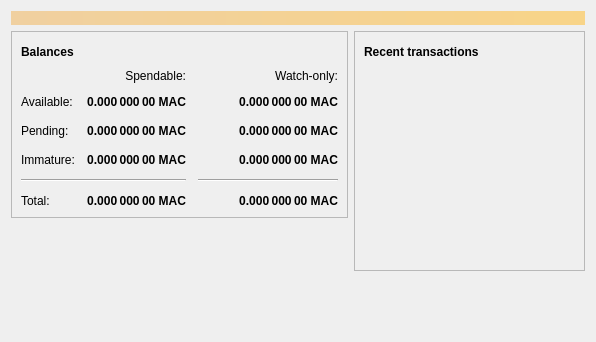
<?xml version="1.0" encoding="UTF-8"?>
<ui version="4.0">
 <class>OverviewPage</class>
 <widget class="QWidget" name="OverviewPage">
  <property name="geometry">
   <rect>
    <x>0</x>
    <y>0</y>
    <width>596</width>
    <height>342</height>
   </rect>
  </property>
  <property name="windowTitle">
   <string>Form</string>
  </property>
  <layout class="QVBoxLayout" name="topLayout">
   <item>
    <widget class="QLabel" name="labelAlerts">
     <property name="visible">
      <bool>false</bool>
     </property>
     <property name="styleSheet">
      <string notr="true">background-color: qlineargradient(x1: 0, y1: 0, x2: 1, y2: 0, stop:0 #F0D0A0, stop:1 #F8D488); color:#000000;</string>
     </property>
     <property name="wordWrap">
      <bool>true</bool>
     </property>
     <property name="margin">
      <number>3</number>
     </property>
    </widget>
   </item>
   <item>
    <layout class="QHBoxLayout" name="horizontalLayout" stretch="1,1">
     <item>
      <layout class="QVBoxLayout" name="verticalLayout_2">
       <item>
        <widget class="QFrame" name="frame">
         <property name="frameShape">
          <enum>QFrame::StyledPanel</enum>
         </property>
         <property name="frameShadow">
          <enum>QFrame::Raised</enum>
         </property>
         <layout class="QVBoxLayout" name="verticalLayout_4">
          <item>
           <layout class="QHBoxLayout" name="horizontalLayout_4">
            <item>
             <widget class="QLabel" name="label_5">
              <property name="font">
               <font>
                <weight>75</weight>
                <bold>true</bold>
               </font>
              </property>
              <property name="text">
               <string>Balances</string>
              </property>
             </widget>
            </item>
            <item>
             <widget class="QPushButton" name="labelWalletStatus">
              <property name="enabled">
               <bool>false</bool>
              </property>
              <property name="maximumSize">
               <size>
                <width>30</width>
                <height>16777215</height>
               </size>
              </property>
              <property name="toolTip">
               <string>The displayed information may be out of date. Your wallet automatically synchronizes with the Machinecoin network after a connection is established, but this process has not completed yet.</string>
              </property>
              <property name="text">
               <string/>
              </property>
              <property name="icon">
               <iconset resource="../machinecoin.qrc">
                <normaloff>:/icons/warning</normaloff>
                <disabledoff>:/icons/warning</disabledoff>:/icons/warning</iconset>
              </property>
              <property name="iconSize">
               <size>
                <width>24</width>
                <height>24</height>
               </size>
              </property>
              <property name="flat">
               <bool>true</bool>
              </property>
             </widget>
            </item>
            <item>
             <spacer name="horizontalSpacer_3">
              <property name="orientation">
               <enum>Qt::Horizontal</enum>
              </property>
              <property name="sizeHint" stdset="0">
               <size>
                <width>40</width>
                <height>20</height>
               </size>
              </property>
             </spacer>
            </item>
           </layout>
          </item>
          <item>
           <layout class="QGridLayout" name="gridLayout">
            <property name="spacing">
             <number>12</number>
            </property>
            <item row="2" column="2">
             <widget class="QLabel" name="labelWatchPending">
              <property name="font">
               <font>
                <weight>75</weight>
                <bold>true</bold>
               </font>
              </property>
              <property name="cursor">
               <cursorShape>IBeamCursor</cursorShape>
              </property>
              <property name="toolTip">
               <string>Unconfirmed transactions to watch-only addresses</string>
              </property>
              <property name="text">
               <string notr="true">0.000 000 00 MAC</string>
              </property>
              <property name="alignment">
               <set>Qt::AlignRight|Qt::AlignTrailing|Qt::AlignVCenter</set>
              </property>
              <property name="textInteractionFlags">
               <set>Qt::LinksAccessibleByMouse|Qt::TextSelectableByKeyboard|Qt::TextSelectableByMouse</set>
              </property>
             </widget>
            </item>
            <item row="2" column="1">
             <widget class="QLabel" name="labelUnconfirmed">
              <property name="font">
               <font>
                <weight>75</weight>
                <bold>true</bold>
               </font>
              </property>
              <property name="cursor">
               <cursorShape>IBeamCursor</cursorShape>
              </property>
              <property name="toolTip">
               <string>Total of transactions that have yet to be confirmed, and do not yet count toward the spendable balance</string>
              </property>
              <property name="text">
               <string notr="true">0.000 000 00 MAC</string>
              </property>
              <property name="alignment">
               <set>Qt::AlignRight|Qt::AlignTrailing|Qt::AlignVCenter</set>
              </property>
              <property name="textInteractionFlags">
               <set>Qt::LinksAccessibleByMouse|Qt::TextSelectableByKeyboard|Qt::TextSelectableByMouse</set>
              </property>
             </widget>
            </item>
            <item row="3" column="2">
             <widget class="QLabel" name="labelWatchImmature">
              <property name="font">
               <font>
                <weight>75</weight>
                <bold>true</bold>
               </font>
              </property>
              <property name="cursor">
               <cursorShape>IBeamCursor</cursorShape>
              </property>
              <property name="toolTip">
               <string>Mined balance in watch-only addresses that has not yet matured</string>
              </property>
              <property name="text">
               <string notr="true">0.000 000 00 MAC</string>
              </property>
              <property name="alignment">
               <set>Qt::AlignRight|Qt::AlignTrailing|Qt::AlignVCenter</set>
              </property>
              <property name="textInteractionFlags">
               <set>Qt::LinksAccessibleByMouse|Qt::TextSelectableByKeyboard|Qt::TextSelectableByMouse</set>
              </property>
             </widget>
            </item>
            <item row="4" column="0" colspan="2">
             <widget class="Line" name="line">
              <property name="orientation">
               <enum>Qt::Horizontal</enum>
              </property>
             </widget>
            </item>
            <item row="4" column="2">
             <widget class="Line" name="lineWatchBalance">
              <property name="sizePolicy">
               <sizepolicy hsizetype="Preferred" vsizetype="Fixed">
                <horstretch>0</horstretch>
                <verstretch>0</verstretch>
               </sizepolicy>
              </property>
              <property name="minimumSize">
               <size>
                <width>140</width>
                <height>0</height>
               </size>
              </property>
              <property name="orientation">
               <enum>Qt::Horizontal</enum>
              </property>
             </widget>
            </item>
            <item row="5" column="0">
             <widget class="QLabel" name="labelTotalText">
              <property name="text">
               <string>Total:</string>
              </property>
             </widget>
            </item>
            <item row="3" column="1">
             <widget class="QLabel" name="labelImmature">
              <property name="font">
               <font>
                <weight>75</weight>
                <bold>true</bold>
               </font>
              </property>
              <property name="cursor">
               <cursorShape>IBeamCursor</cursorShape>
              </property>
              <property name="toolTip">
               <string>Mined balance that has not yet matured</string>
              </property>
              <property name="text">
               <string notr="true">0.000 000 00 MAC</string>
              </property>
              <property name="alignment">
               <set>Qt::AlignRight|Qt::AlignTrailing|Qt::AlignVCenter</set>
              </property>
              <property name="textInteractionFlags">
               <set>Qt::LinksAccessibleByMouse|Qt::TextSelectableByKeyboard|Qt::TextSelectableByMouse</set>
              </property>
             </widget>
            </item>
            <item row="2" column="3">
             <spacer name="horizontalSpacer_2">
              <property name="orientation">
               <enum>Qt::Horizontal</enum>
              </property>
              <property name="sizeHint" stdset="0">
               <size>
                <width>40</width>
                <height>20</height>
               </size>
              </property>
             </spacer>
            </item>
            <item row="3" column="0">
             <widget class="QLabel" name="labelImmatureText">
              <property name="text">
               <string>Immature:</string>
              </property>
             </widget>
            </item>
            <item row="5" column="1">
             <widget class="QLabel" name="labelTotal">
              <property name="font">
               <font>
                <weight>75</weight>
                <bold>true</bold>
               </font>
              </property>
              <property name="cursor">
               <cursorShape>IBeamCursor</cursorShape>
              </property>
              <property name="toolTip">
               <string>Your current total balance</string>
              </property>
              <property name="text">
               <string notr="true">0.000 000 00 MAC</string>
              </property>
              <property name="alignment">
               <set>Qt::AlignRight|Qt::AlignTrailing|Qt::AlignVCenter</set>
              </property>
              <property name="textInteractionFlags">
               <set>Qt::LinksAccessibleByMouse|Qt::TextSelectableByKeyboard|Qt::TextSelectableByMouse</set>
              </property>
             </widget>
            </item>
            <item row="5" column="2">
             <widget class="QLabel" name="labelWatchTotal">
              <property name="font">
               <font>
                <weight>75</weight>
                <bold>true</bold>
               </font>
              </property>
              <property name="cursor">
               <cursorShape>IBeamCursor</cursorShape>
              </property>
              <property name="toolTip">
               <string>Current total balance in watch-only addresses</string>
              </property>
              <property name="text">
               <string notr="true">0.000 000 00 MAC</string>
              </property>
              <property name="alignment">
               <set>Qt::AlignRight|Qt::AlignTrailing|Qt::AlignVCenter</set>
              </property>
              <property name="textInteractionFlags">
               <set>Qt::LinksAccessibleByMouse|Qt::TextSelectableByKeyboard|Qt::TextSelectableByMouse</set>
              </property>
             </widget>
            </item>
            <item row="0" column="2">
             <widget class="QLabel" name="labelWatchonly">
              <property name="text">
               <string>Watch-only:</string>
              </property>
              <property name="alignment">
               <set>Qt::AlignRight|Qt::AlignTrailing|Qt::AlignVCenter</set>
              </property>
             </widget>
            </item>
            <item row="1" column="0">
             <widget class="QLabel" name="labelBalanceText">
              <property name="text">
               <string>Available:</string>
              </property>
             </widget>
            </item>
            <item row="1" column="1">
             <widget class="QLabel" name="labelBalance">
              <property name="font">
               <font>
                <weight>75</weight>
                <bold>true</bold>
               </font>
              </property>
              <property name="cursor">
               <cursorShape>IBeamCursor</cursorShape>
              </property>
              <property name="toolTip">
               <string>Your current spendable balance</string>
              </property>
              <property name="text">
               <string notr="true">0.000 000 00 MAC</string>
              </property>
              <property name="alignment">
               <set>Qt::AlignRight|Qt::AlignTrailing|Qt::AlignVCenter</set>
              </property>
              <property name="textInteractionFlags">
               <set>Qt::LinksAccessibleByMouse|Qt::TextSelectableByKeyboard|Qt::TextSelectableByMouse</set>
              </property>
             </widget>
            </item>
            <item row="1" column="2">
             <widget class="QLabel" name="labelWatchAvailable">
              <property name="font">
               <font>
                <weight>75</weight>
                <bold>true</bold>
               </font>
              </property>
              <property name="cursor">
               <cursorShape>IBeamCursor</cursorShape>
              </property>
              <property name="toolTip">
               <string>Your current balance in watch-only addresses</string>
              </property>
              <property name="text">
               <string notr="true">0.000 000 00 MAC</string>
              </property>
              <property name="alignment">
               <set>Qt::AlignRight|Qt::AlignTrailing|Qt::AlignVCenter</set>
              </property>
              <property name="textInteractionFlags">
               <set>Qt::LinksAccessibleByMouse|Qt::TextSelectableByKeyboard|Qt::TextSelectableByMouse</set>
              </property>
             </widget>
            </item>
            <item row="2" column="0">
             <widget class="QLabel" name="labelPendingText">
              <property name="text">
               <string>Pending:</string>
              </property>
             </widget>
            </item>
            <item row="0" column="1">
             <widget class="QLabel" name="labelSpendable">
              <property name="text">
               <string>Spendable:</string>
              </property>
              <property name="alignment">
               <set>Qt::AlignRight|Qt::AlignTrailing|Qt::AlignVCenter</set>
              </property>
             </widget>
            </item>
           </layout>
          </item>
         </layout>
        </widget>
       </item>
       <item>
        <spacer name="verticalSpacer">
         <property name="orientation">
          <enum>Qt::Vertical</enum>
         </property>
         <property name="sizeHint" stdset="0">
          <size>
           <width>20</width>
           <height>40</height>
          </size>
         </property>
        </spacer>
       </item>
      </layout>
     </item>
     <item>
      <layout class="QVBoxLayout" name="verticalLayout_3">
       <item>
        <widget class="QFrame" name="frame_2">
         <property name="frameShape">
          <enum>QFrame::StyledPanel</enum>
         </property>
         <property name="frameShadow">
          <enum>QFrame::Raised</enum>
         </property>
         <layout class="QVBoxLayout" name="verticalLayout">
          <item>
           <layout class="QHBoxLayout" name="horizontalLayout_2">
            <item>
             <widget class="QLabel" name="label_4">
              <property name="font">
               <font>
                <weight>75</weight>
                <bold>true</bold>
               </font>
              </property>
              <property name="text">
               <string>Recent transactions</string>
              </property>
             </widget>
            </item>
            <item>
             <widget class="QPushButton" name="labelTransactionsStatus">
              <property name="enabled">
               <bool>false</bool>
              </property>
              <property name="maximumSize">
               <size>
                <width>30</width>
                <height>16777215</height>
               </size>
              </property>
              <property name="toolTip">
               <string>The displayed information may be out of date. Your wallet automatically synchronizes with the Machinecoin network after a connection is established, but this process has not completed yet.</string>
              </property>
              <property name="text">
               <string/>
              </property>
              <property name="icon">
               <iconset resource="../machinecoin.qrc">
                <normaloff>:/icons/warning</normaloff>
                <disabledoff>:/icons/warning</disabledoff>:/icons/warning</iconset>
              </property>
              <property name="iconSize">
               <size>
                <width>24</width>
                <height>24</height>
               </size>
              </property>
              <property name="flat">
               <bool>true</bool>
              </property>
             </widget>
            </item>
            <item>
             <spacer name="horizontalSpacer">
              <property name="orientation">
               <enum>Qt::Horizontal</enum>
              </property>
              <property name="sizeHint" stdset="0">
               <size>
                <width>40</width>
                <height>20</height>
               </size>
              </property>
             </spacer>
            </item>
           </layout>
          </item>
          <item>
           <widget class="QListView" name="listTransactions">
            <property name="styleSheet">
             <string notr="true">QListView { background: transparent; }</string>
            </property>
            <property name="frameShape">
             <enum>QFrame::NoFrame</enum>
            </property>
            <property name="verticalScrollBarPolicy">
             <enum>Qt::ScrollBarAlwaysOff</enum>
            </property>
            <property name="horizontalScrollBarPolicy">
             <enum>Qt::ScrollBarAlwaysOff</enum>
            </property>
            <property name="selectionMode">
             <enum>QAbstractItemView::NoSelection</enum>
            </property>
           </widget>
          </item>
         </layout>
        </widget>
       </item>
       <item>
        <spacer name="verticalSpacer_2">
         <property name="orientation">
          <enum>Qt::Vertical</enum>
         </property>
         <property name="sizeHint" stdset="0">
          <size>
           <width>20</width>
           <height>40</height>
          </size>
         </property>
        </spacer>
       </item>
      </layout>
     </item>
    </layout>
   </item>
  </layout>
 </widget>
 <resources/>
 <connections/>
</ui>
